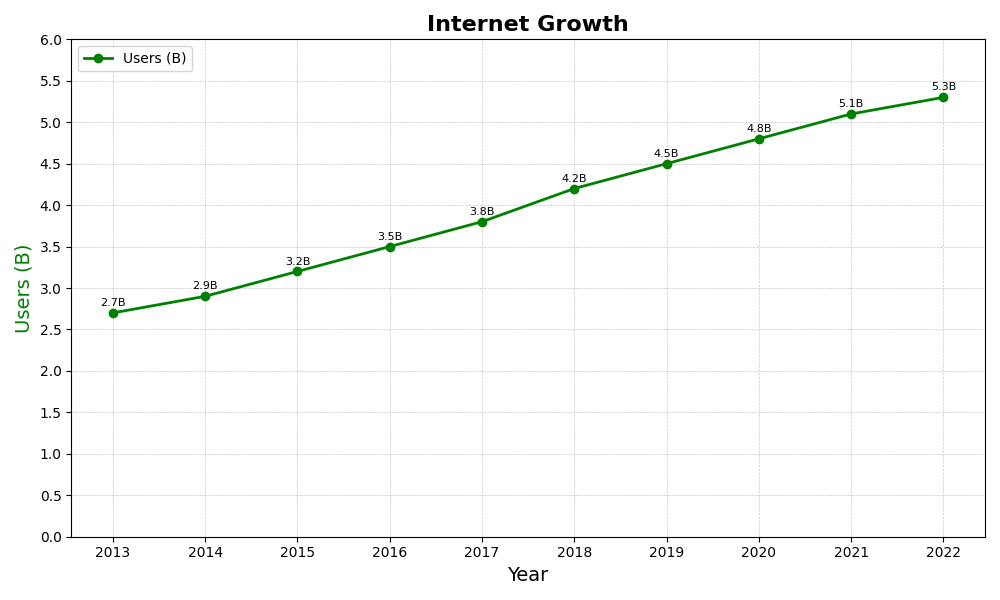

This figure's Python source:
import matplotlib.pyplot as plt
import numpy as np

years = np.array([2013, 2014, 2015, 2016, 2017, 2018, 2019, 2020, 2021, 2022])
internet_users = np.array([2.7, 2.9, 3.2, 3.5, 3.8, 4.2, 4.5, 4.8, 5.1, 5.3])

fig, ax1 = plt.subplots(figsize=(10, 6))

ax1.plot(years, internet_users, marker='o', linestyle='-', linewidth=2, color='green', label='Users (B)')
for i, txt in enumerate(internet_users):
    ax1.annotate(f'{txt}B', (years[i], internet_users[i]), textcoords="offset points", xytext=(0,5), ha='center', fontsize=8)

plt.title("Internet Growth", fontsize=16, fontweight='bold')
ax1.set_xlabel("Year", fontsize=14)
ax1.set_ylabel("Users (B)", fontsize=14, color='green')

ax1.legend(loc='upper left')

ax1.grid(True, which='both', linestyle='--', linewidth=0.5, alpha=0.7)

ax1.set_xticks(years)
ax1.set_yticks(np.arange(0, 6.5, 0.5))

plt.tight_layout()

plt.show()
